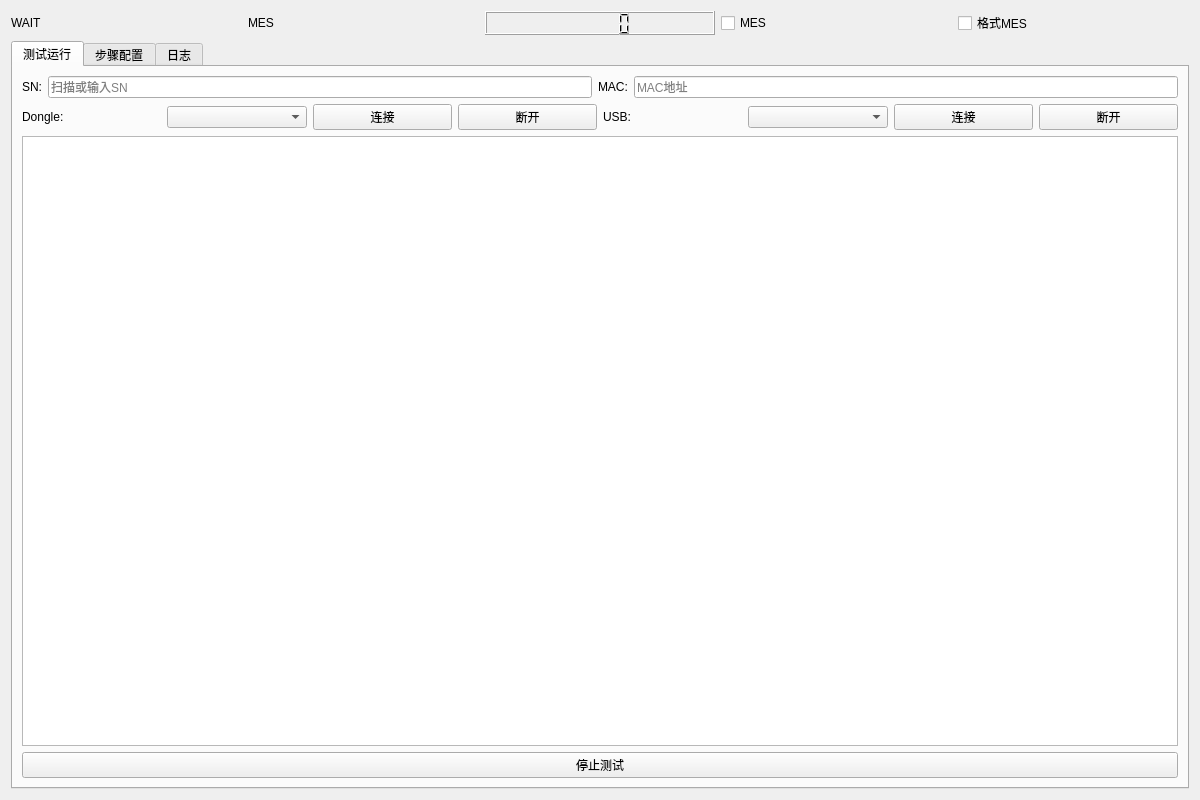
<?xml version="1.0" encoding="UTF-8"?>
<ui version="4.0">
 <class>QCustomWork</class>
 <widget class="QWidget" name="QCustomWork">
  <property name="geometry">
   <rect><x>0</x><y>0</y><width>1200</width><height>800</height></rect>
  </property>
  <property name="windowTitle">
   <string>自定义工站</string>
  </property>
  <layout class="QVBoxLayout" name="mainLayout">
   <!-- 顶部状态栏 -->
   <item>
    <layout class="QHBoxLayout" name="topBar">
     <item><widget class="QLabel" name="test_result"><property name="text"><string>WAIT</string></property></widget></item>
     <item><widget class="QLabel" name="mes_state"><property name="text"><string>MES</string></property></widget></item>
     <item><widget class="QLCDNumber" name="test_time"/></item>
     <item><widget class="QCheckBox" name="isusemes"><property name="text"><string>MES</string></property></widget></item>
     <item><widget class="QCheckBox" name="isformmes"><property name="text"><string>格式MES</string></property></widget></item>
    </layout>
   </item>
   <!-- 主体区域 -->
   <item>
    <widget class="QTabWidget" name="tabWidget">
     <!-- Tab 0: 测试运行 -->
     <widget class="QWidget" name="tab_run">
      <attribute name="title"><string>测试运行</string></attribute>
      <layout class="QVBoxLayout" name="runLayout">
       <!-- SN 和 MAC 输入 -->
       <item>
        <layout class="QHBoxLayout" name="inputBar">
         <item><widget class="QLabel" name="label_sn"><property name="text"><string>SN:</string></property></widget></item>
         <item><widget class="QLineEdit" name="getMac"><property name="placeholderText"><string>扫描或输入SN</string></property></widget></item>
         <item><widget class="QLabel" name="label_mac"><property name="text"><string>MAC:</string></property></widget></item>
         <item><widget class="QLineEdit" name="macInput"><property name="placeholderText"><string>MAC地址</string></property></widget></item>
        </layout>
       </item>
       <!-- 串口连接区域 -->
       <item>
        <layout class="QHBoxLayout" name="serialBar">
         <item><widget class="QLabel" name="label_dongle"><property name="text"><string>Dongle:</string></property></widget></item>
         <item><widget class="QComboBox" name="comNameCombo"/></item>
         <item><widget class="QPushButton" name="connectButton"><property name="text"><string>连接</string></property></widget></item>
         <item><widget class="QPushButton" name="disconnectButton"><property name="text"><string>断开</string></property></widget></item>
         <item><widget class="QLabel" name="label_usb"><property name="text"><string>USB:</string></property></widget></item>
         <item><widget class="QComboBox" name="usbcomNameCombo"/></item>
         <item><widget class="QPushButton" name="usbConnectButton"><property name="text"><string>连接</string></property></widget></item>
         <item><widget class="QPushButton" name="usbDisconnectButton"><property name="text"><string>断开</string></property></widget></item>
        </layout>
       </item>
       <!-- 测试结果表格 -->
       <item>
        <widget class="QTableWidget" name="testResultTable"/>
       </item>
       <item>
        <layout class="QHBoxLayout" name="controlBar">
         <item><widget class="QPushButton" name="stopTest"><property name="text"><string>停止测试</string></property></widget></item>
        </layout>
       </item>
      </layout>
     </widget>
     <!-- Tab 1: 步骤配置 -->
     <widget class="QWidget" name="tab_config">
      <attribute name="title"><string>步骤配置</string></attribute>
      <layout class="QHBoxLayout" name="configLayout">
       <!-- 左侧：已选步骤列表 -->
       <item>
        <layout class="QVBoxLayout" name="stepListLayout">
         <item><widget class="QLabel" name="label_steps"><property name="text"><string>已选测试步骤：</string></property></widget></item>
         <item><widget class="QListWidget" name="stepListWidget"/></item>
         <item>
          <layout class="QHBoxLayout" name="stepButtons">
           <item><widget class="QPushButton" name="addStepButton"><property name="text"><string>添加</string></property></widget></item>
           <item><widget class="QPushButton" name="removeStepButton"><property name="text"><string>删除</string></property></widget></item>
           <item><widget class="QPushButton" name="moveUpButton"><property name="text"><string>上移</string></property></widget></item>
           <item><widget class="QPushButton" name="moveDownButton"><property name="text"><string>下移</string></property></widget></item>
          </layout>
         </item>
         <item>
          <layout class="QHBoxLayout" name="configButtons">
           <item><widget class="QPushButton" name="saveConfigButton"><property name="text"><string>保存配置</string></property></widget></item>
           <item><widget class="QPushButton" name="loadConfigButton"><property name="text"><string>加载配置</string></property></widget></item>
          </layout>
         </item>
        </layout>
       </item>
       <!-- 右侧：步骤编辑器 -->
       <item>
        <layout class="QVBoxLayout" name="editorLayout">
         <item><widget class="QLabel" name="label_editor"><property name="text"><string>步骤参数编辑：</string></property></widget></item>
         <item>
          <layout class="QFormLayout" name="editorForm">
           <item row="0" column="0"><widget class="QLabel" name="label_stepName"><property name="text"><string>步骤名称:</string></property></widget></item>
           <item row="0" column="1"><widget class="QLineEdit" name="editStepName"/></item>
           <item row="1" column="0"><widget class="QLabel" name="label_actionType"><property name="text"><string>操作类型:</string></property></widget></item>
           <item row="1" column="1"><widget class="QComboBox" name="editActionType"/></item>
           <item row="2" column="0"><widget class="QLabel" name="label_deviceCmd"><property name="text"><string>DeviceCmd:</string></property></widget></item>
           <item row="2" column="1"><widget class="QComboBox" name="editDeviceCmd"><property name="editable"><bool>true</bool></property></widget></item>
           <item row="3" column="0"><widget class="QLabel" name="label_timeout"><property name="text"><string>超时(ms):</string></property></widget></item>
           <item row="3" column="1"><widget class="QSpinBox" name="editTimeout"><property name="minimum"><number>50</number></property><property name="maximum"><number>60000</number></property><property name="value"><number>300</number></property></widget></item>
           <item row="4" column="0"><widget class="QLabel" name="label_needDone"><property name="text"><string>异步判定:</string></property></widget></item>
           <item row="4" column="1"><widget class="QCheckBox" name="editNeedCaseDone"/></item>
           <item row="5" column="0"><widget class="QLabel" name="label_mesTag"><property name="text"><string>MES Tag:</string></property></widget></item>
           <item row="5" column="1"><widget class="QLineEdit" name="editMesTag"/></item>
           <item row="6" column="0"><widget class="QLabel" name="label_customFunc"><property name="text"><string>自定义函数:</string></property></widget></item>
           <item row="6" column="1"><widget class="QLineEdit" name="editCustomFunc"/></item>
          </layout>
         </item>
         <!-- 参数编辑表格 -->
         <item><widget class="QLabel" name="label_params"><property name="text"><string>参数 (key=value):</string></property></widget></item>
         <item><widget class="QTableWidget" name="paramsTable"/></item>
         <item>
          <layout class="QHBoxLayout" name="paramButtons">
           <item><widget class="QPushButton" name="addParamButton"><property name="text"><string>添加参数</string></property></widget></item>
           <item><widget class="QPushButton" name="removeParamButton"><property name="text"><string>删除参数</string></property></widget></item>
          </layout>
         </item>
         <item><widget class="QPushButton" name="applyEditButton"><property name="text"><string>应用修改</string></property></widget></item>
        </layout>
       </item>
      </layout>
     </widget>
     <!-- Tab 2: 日志 -->
     <widget class="QWidget" name="tab_log">
      <attribute name="title"><string>日志</string></attribute>
      <layout class="QVBoxLayout" name="logLayout">
       <item><widget class="QPlainTextEdit" name="log"><property name="readOnly"><bool>true</bool></property></widget></item>
       <item><widget class="QPlainTextEdit" name="msgEdit"><property name="readOnly"><bool>true</bool></property></widget></item>
      </layout>
     </widget>
    </widget>
   </item>
  </layout>
 </widget>
 <resources/>
 <connections/>
</ui>
